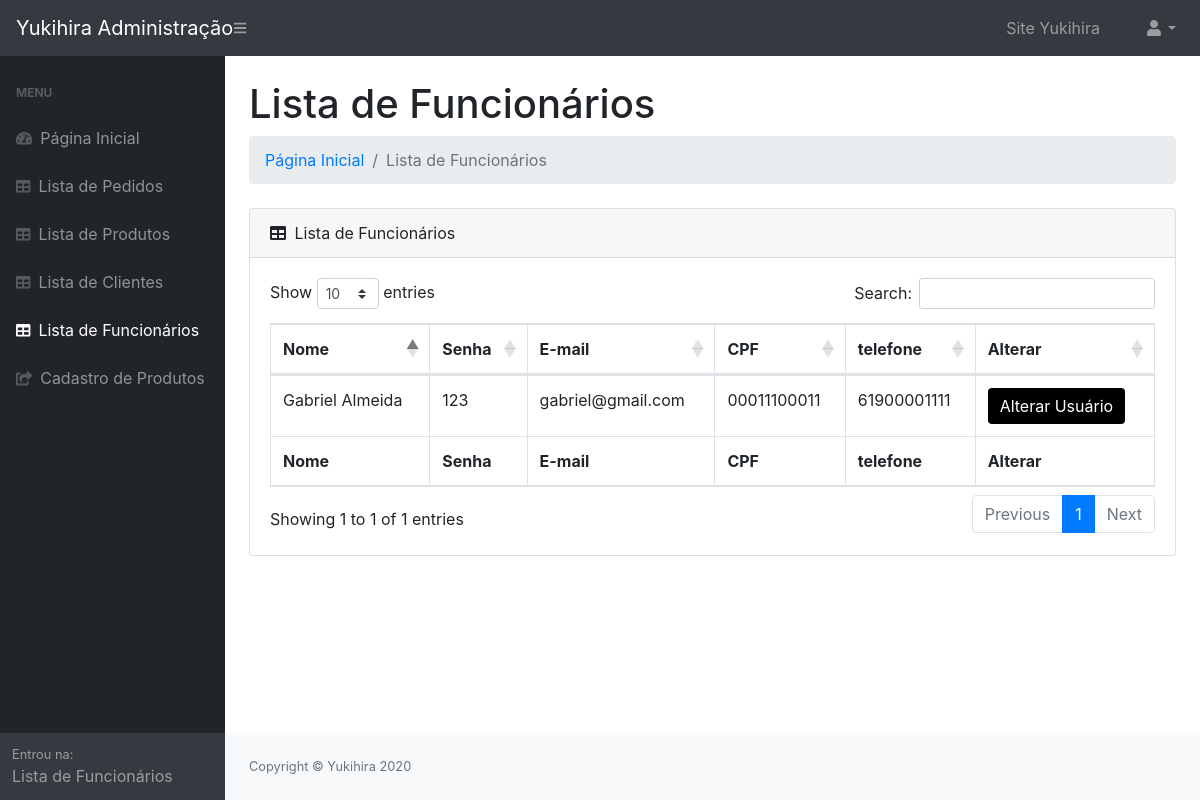
/usuario/lista_usuario.php, run on the app's committed database.
### tables this page shows
CREATE TABLE `usuario` (
  `idusuario` int(11) NOT NULL,
  `nome_usuario` varchar(45) NOT NULL,
  `senha_usuario` varchar(45) NOT NULL,
  `email_usuario` varchar(45) NOT NULL,
  `cpf_usuario` varchar(45) NOT NULL,
  `telefone_usuario` varchar(45) DEFAULT NULL
);

### usuario/lista_usuario.php (the view, shortened to what this page needs)
<?php
$nome_usuario = $_SESSION["sessao_nome_usuario"];
include 'conexao.php';
$consulta_usuario = $conexao->query("SELECT * FROM `usuario`");
?>
<!DOCTYPE html>
<html lang="PT-BR">
<head>
    <link href="css/styles.css" rel="stylesheet" />
    <link href="https://cdn.datatables.net/1.10.20/css/dataTables.bootstrap4.min.css" rel="stylesheet" />
</head>
<body class="sb-nav-fixed">
    <nav class="sb-topnav navbar navbar-expand navbar-dark bg-dark">
        <a class="navbar-brand" href="administracao.php">Yukihira Administração</a>
        <button class="btn btn-link btn-sm order-1 order-lg-0" id="sidebarToggle" href="#"><i class="fas fa-bars"></i></button>
        <form class="d-none d-md-inline-block form-inline ml-auto mr-0 mr-md-3 my-2 my-md-0">
            <div class="collapse navbar-collapse" id="navbarResponsive">
                <ul class="navbar-nav ml-auto">
                    <li class="nav-item mx-0 mx-lg-1"><a class="nav-link py-3 px-0 px-lg-3" href="../index.php">Site Yukihira</a>
                    </li>
                </ul>
            </div>
        </form>
        <ul class="navbar-nav ml-auto ml-md-0">
            <li class="nav-item dropdown">
                <a class="nav-link dropdown-toggle" id="userDropdown" href="#" role="button" data-toggle="dropdown" aria-haspopup="true" aria-expanded="false"><i class="fas fa-user fa-fw"></i><?php echo $nome_usuario ?></a>
            </li>
        </ul>
    </nav>
    <div id="layoutSidenav">
        <div id="layoutSidenav_nav">
            <nav class="sb-sidenav accordion sb-sidenav-dark" id="sidenavAccordion">
                <div class="sb-sidenav-menu">
                    <div class="nav">
                        <div class="sb-sidenav-menu-heading">Menu</div>
                        <a class="nav-link" href="administracao.php">
                            <div class="sb-nav-link-icon"><i class="fas fa-tachometer-alt"></i></div>
                            Página Inicial
                        </a>
                        <a class="nav-link" href="lista_pedidos.php">
                            <div class="sb-nav-link-icon"><i class="fas fa-table"></i></div>
                            Lista de Pedidos
                        </a>
                        <a class="nav-link" href="lista_produto.php">
                            <div class="sb-nav-link-icon"><i class="fas fa-table"></i></div>
                            Lista de Produtos
                        </a>
                        <a class="nav-link" href="lista_cliente.php">
                            <div class="sb-nav-link-icon"><i class="fas fa-table"></i></div>
                            Lista de Clientes
                        </a>
                        <a class="nav-link" href="lista_usuario.php">
                            <div class="sb-nav-link-icon"><i class="fas fa-table"></i></div>
                            Lista de Funcionários
                        </a>
                        <a class="nav-link" href="cadastro_produto.php">
                            <div class="sb-nav-link-icon"><i class="fas fa-share-square"></i></div>
                            Cadastro de Produtos
                        </a>
                    </div>
                </div>
                <div class="sb-sidenav-footer">
                    <div class="small">Entrou na:</div>
                    Lista de Funcionários
                </div>
            </nav>
        </div>
        <div id="layoutSidenav_content">
            <main>
                <div class="container-fluid">
                    <h1 class="mt-4">Lista de Funcionários</h1>
                    <ol class="breadcrumb mb-4">
                        <li class="breadcrumb-item"><a href="administracao.php">Página Inicial</a></li>
                        <li class="breadcrumb-item active">Lista de Funcionários</li>
                    </ol>
                    <div class="card mb-4">
                        <div class="card-header">
                            <i class="fas fa-table mr-1"></i>
                            Lista de Funcionários
                        </div>
                        <div class="card-body">
                            <div class="table-responsive">
                                <table class="table table-bordered" id="dataTable" width="100%" cellspacing="0">
                                    <thead>
                                        <tr>
                                            <th>Nome</th>
                                            <th>Senha</th>
                                            <th>E-mail</th>
                                            <th>CPF</th>
                                            <th>telefone</th>
                                            <th>Alterar</th>
                                        </tr>
                                    </thead>
                                    <tfoot>
                                        <tr>
                                            <th>Nome</th>
                                            <th>Senha</th>
                                            <th>E-mail</th>
                                            <th>CPF</th>
                                            <th>telefone</th>
                                            <th>Alterar</th>
                                        </tr>
                                    </tfoot>
                                    <tbody>
                                        <?php
                                        while ($lista = $consulta_usuario->fetch(PDO::FETCH_ASSOC)) {
                                        ?>
                                            <tr>
                                                <form action="alterar_usuario.php" method="POST">
                                                    <td><input type="hidden" name="nome_usuario" value="<?php echo $lista["nome_usuario"] ?>"> <?php echo $lista["nome_usuario"] ?> </td>
                                                    <td><input type="hidden" name="senha_usuario" value="<?php echo $lista["senha_usuario"] ?>"> <?php echo $lista["senha_usuario"] ?> </td>
                                                    <td><input type="hidden" name="email_usuario" value="<?php echo $lista["email_usuario"] ?>"> <?php echo $lista["email_usuario"] ?> </td>
                                                    <td><input type="hidden" name="cpf_usuario" value="<?php echo $lista["cpf_usuario"] ?>"> <?php echo $lista["cpf_usuario"] ?> </td>
                                                    <td><input type="hidden" name="telefone_usuario" value="<?php echo $lista["telefone_usuario"] ?>"> <?php echo $lista["telefone_usuario"] ?> </td>
                                                    <td><button id="botao_pedir" name="idusuario" value="<?php echo $lista["idusuario"] ?>" class="btn btn-primary">Alterar Usuário</button></td>
                                                </form>
                                            </tr>
                                        <?php } ?>
                                    </tbody>
                                </table>
                            </div>
                        </div>
                    </div>
                </div>
            </main>
            <footer class="py-4 bg-light mt-auto">
                <div class="container-fluid">
                    <div class="d-flex align-items-center justify-content-between small">
                        <div class="text-muted">Copyright &copy; Yukihira 2020</div>
                    </div>
                </div>
            </footer>
        </div>
    </div>
</body>
</html>

### usuario/lista_usuario.php (style rules this page uses)
#botao_pedir { background-color: #000; border: none; }

### data on the page
usuario: nome_usuario "Gabriel Almeida", senha_usuario "123", email_usuario "gabriel@gmail.com", cpf_usuario "00011100011", telefone_usuario "61900001111", $lista["idusuario"] 1 (drawn)
